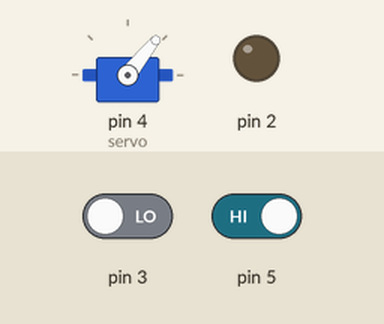
A sketch run on a simulated Arduino Uno, built with avr-gcc and run on an emulated ATmega328P. Parts: servo, output pins drawn as LEDs (lit = HIGH). Dashed ring = blinking. The test bench sets the inputs (shaded band); at power-on: pin 3 LOW, pin 5 HIGH.

Above: at 1.2 s.
1.3 s: pin 3 driven HIGH
At 1.48 s:
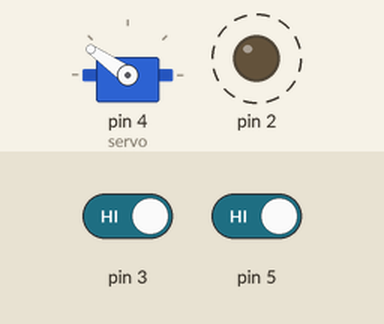
4.3 s: pin 5 driven LOW
At 5.01 s:
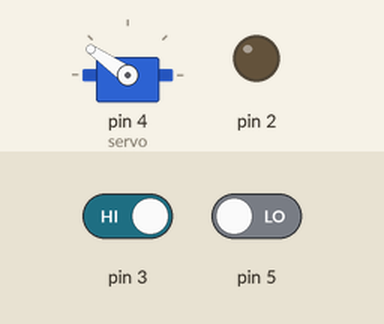
Timing chart, 0 to 7.3 s (numbered marks = the images above; inputs shaded):
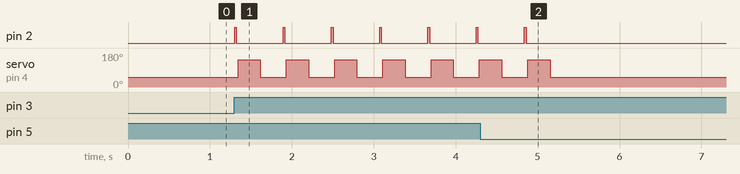

Measured:
- after the input at 1.3 s, pin 2: alternates HIGH for 0.02 s and LOW for 0.57 s, starting at once; servo on pin 4 (servo): alternates 145° for 0.27 s and 51° for 0.32 s, starting at once
- after the input at 4.3 s, pin 2: goes on until 4.9 s, then stays LOW; servo on pin 4 (servo): goes on until 5.2 s, then stays 51°

The sketch:

valve_servo_automatic.ino
```cpp
/*
Created 2016
by AlexGyver
AlexGyver Home Labs Inc.
*/

#include <Servo.h>   //используем библиотеку для работы с сервоприводом
Servo servo;     //объявляем переменную servo типа Servo

byte flag=0; //флажок для запоминания положения кнопки
byte trigger=0; //положение спусковой кнопки
byte set=0; //положение смены типа стрельбы  авто(1) / одиночные (0)
int del=20;  //задержка клапана, миллисекунды
int startpos=145; //заднее положение сервы (затвор открыт)
int stoppos=51;  //переднее положение сервы (затвор закрыт)

void setup()
{
	pinMode(2, OUTPUT);   //клапан на 2 порту
	pinMode(3, INPUT);  //спусковая кнопка на 3 порту
	servo.attach(4);  //серво на 4 порту
	pinMode(5, INPUT);  //переключатель 5 порт
	servo.write(stoppos);  //поставить серву в переднее положение
}

void shot() {
	digitalWrite(2,HIGH);  //открыть клапан
	delay(del);       //подождать время, равное del
	digitalWrite(2,LOW);  //закрыть клапан
	delay(20);  //подождать немного, чтобы воздух вышел из ствола
	servo.write(startpos);  //открыть затвор
	delay(272);       //подождать серву (шарик попадает на магнит)
	servo.write(stoppos);   //закрыть затвор
	delay(272);       //столько же подождать серву (шарик попадает в ствол)
}

void loop() {
	set=digitalRead(5); //считываем положение переключателя
	trigger=digitalRead(3);  //считываем положение спусковой кнопки

	if(trigger==1&&set==0&&flag==0) { //если спусковая кнопка нажата, выбран режим стрельбы ОДИНОЧНЫМИ и флаг=0
		shot();
		flag=1;         //поставить флажок, что кнопка нажата
	}

	if(trigger==0&&set==0&&flag==1) { //если кнопка отжата, выбран режим стрельбы ОДИНОЧНЫМИ и флаг=1
		flag=0;    //ставим флажок, что кнопка больше не нажата
	}

	if(trigger==1&&set==1&&flag==0) { //если спусковая кнопка нажата, выбран АВТОМАТИЧЕСКИЙ режим стрельбы и флаг=0
		shot();
	}

	delay(5);   //задержка для стабильности работы прошивки
}
```
